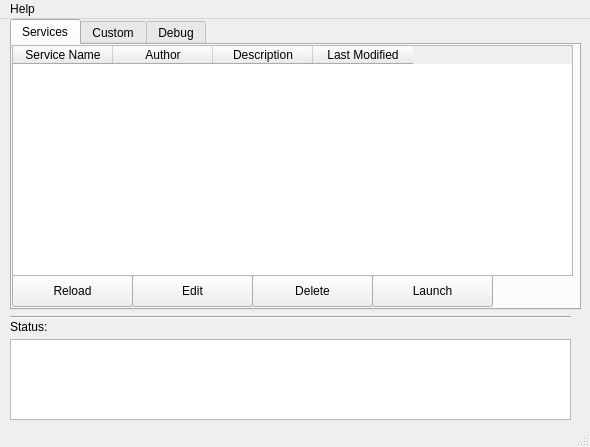
<?xml version="1.0" encoding="UTF-8"?>
<ui version="4.0">
 <class>MainWindow</class>
 <widget class="QMainWindow" name="MainWindow">
  <property name="geometry">
   <rect>
    <x>0</x>
    <y>0</y>
    <width>590</width>
    <height>447</height>
   </rect>
  </property>
  <property name="windowTitle">
   <string>Project Auxo - Mount Olympus</string>
  </property>
  <property name="unifiedTitleAndToolBarOnMac">
   <bool>false</bool>
  </property>
  <widget class="QWidget" name="centralwidget">
   <widget class="QTabWidget" name="tabWidget">
    <property name="geometry">
     <rect>
      <x>10</x>
      <y>0</y>
      <width>571</width>
      <height>291</height>
     </rect>
    </property>
    <property name="tabShape">
     <enum>QTabWidget::Rounded</enum>
    </property>
    <property name="currentIndex">
     <number>0</number>
    </property>
    <property name="elideMode">
     <enum>Qt::ElideRight</enum>
    </property>
    <property name="tabsClosable">
     <bool>false</bool>
    </property>
    <property name="movable">
     <bool>false</bool>
    </property>
    <property name="tabBarAutoHide">
     <bool>false</bool>
    </property>
    <widget class="QWidget" name="servicesTab">
     <attribute name="title">
      <string>Services</string>
     </attribute>
     <widget class="QPushButton" name="servicesReloadButton">
      <property name="geometry">
       <rect>
        <x>0</x>
        <y>230</y>
        <width>121</width>
        <height>32</height>
       </rect>
      </property>
      <property name="text">
       <string>Reload</string>
      </property>
     </widget>
     <widget class="QPushButton" name="servicesEditButton">
      <property name="geometry">
       <rect>
        <x>120</x>
        <y>230</y>
        <width>121</width>
        <height>32</height>
       </rect>
      </property>
      <property name="text">
       <string>Edit</string>
      </property>
     </widget>
     <widget class="QPushButton" name="servicesDeleteButton">
      <property name="geometry">
       <rect>
        <x>240</x>
        <y>230</y>
        <width>121</width>
        <height>32</height>
       </rect>
      </property>
      <property name="text">
       <string>Delete</string>
      </property>
     </widget>
     <widget class="QPushButton" name="servicesLaunchButton">
      <property name="geometry">
       <rect>
        <x>360</x>
        <y>230</y>
        <width>121</width>
        <height>32</height>
       </rect>
      </property>
      <property name="text">
       <string>Launch</string>
      </property>
     </widget>
     <widget class="QTableWidget" name="servicesTable">
      <property name="geometry">
       <rect>
        <x>0</x>
        <y>0</y>
        <width>561</width>
        <height>231</height>
       </rect>
      </property>
      <property name="sizePolicy">
       <sizepolicy hsizetype="Expanding" vsizetype="Expanding">
        <horstretch>0</horstretch>
        <verstretch>0</verstretch>
       </sizepolicy>
      </property>
      <property name="frameShape">
       <enum>QFrame::StyledPanel</enum>
      </property>
      <property name="sizeAdjustPolicy">
       <enum>QAbstractScrollArea::AdjustToContentsOnFirstShow</enum>
      </property>
      <property name="editTriggers">
       <set>QAbstractItemView::NoEditTriggers</set>
      </property>
      <property name="dragDropOverwriteMode">
       <bool>false</bool>
      </property>
      <property name="selectionMode">
       <enum>QAbstractItemView::SingleSelection</enum>
      </property>
      <property name="selectionBehavior">
       <enum>QAbstractItemView::SelectRows</enum>
      </property>
      <property name="horizontalScrollMode">
       <enum>QAbstractItemView::ScrollPerPixel</enum>
      </property>
      <property name="showGrid">
       <bool>true</bool>
      </property>
      <property name="gridStyle">
       <enum>Qt::SolidLine</enum>
      </property>
      <property name="rowCount">
       <number>0</number>
      </property>
      <attribute name="horizontalHeaderCascadingSectionResizes">
       <bool>false</bool>
      </attribute>
      <attribute name="horizontalHeaderStretchLastSection">
       <bool>false</bool>
      </attribute>
      <attribute name="verticalHeaderVisible">
       <bool>false</bool>
      </attribute>
      <attribute name="verticalHeaderCascadingSectionResizes">
       <bool>false</bool>
      </attribute>
      <attribute name="verticalHeaderStretchLastSection">
       <bool>false</bool>
      </attribute>
      <column>
       <property name="text">
        <string>Service Name</string>
       </property>
       <property name="textAlignment">
        <set>AlignCenter</set>
       </property>
      </column>
      <column>
       <property name="text">
        <string>Author</string>
       </property>
      </column>
      <column>
       <property name="text">
        <string>Description</string>
       </property>
      </column>
      <column>
       <property name="text">
        <string>Last Modified</string>
       </property>
      </column>
     </widget>
    </widget>
    <widget class="QWidget" name="customTab">
     <attribute name="title">
      <string>Custom</string>
     </attribute>
     <widget class="QFrame" name="frame">
      <property name="geometry">
       <rect>
        <x>0</x>
        <y>0</y>
        <width>271</width>
        <height>261</height>
       </rect>
      </property>
      <property name="frameShape">
       <enum>QFrame::StyledPanel</enum>
      </property>
      <property name="frameShadow">
       <enum>QFrame::Plain</enum>
      </property>
      <widget class="QWidget" name="formLayoutWidget">
       <property name="geometry">
        <rect>
         <x>0</x>
         <y>10</y>
         <width>271</width>
         <height>60</height>
        </rect>
       </property>
       <layout class="QFormLayout" name="formLayout">
        <property name="sizeConstraint">
         <enum>QLayout::SetDefaultConstraint</enum>
        </property>
        <property name="labelAlignment">
         <set>Qt::AlignLeading|Qt::AlignLeft|Qt::AlignVCenter</set>
        </property>
        <item row="0" column="0">
         <widget class="QLabel" name="serviceNameLabel">
          <property name="text">
           <string>Service Name:</string>
          </property>
         </widget>
        </item>
        <item row="1" column="0">
         <widget class="QLabel" name="authorLabel">
          <property name="text">
           <string>Author:</string>
          </property>
         </widget>
        </item>
        <item row="1" column="1">
         <widget class="QLineEdit" name="authorLineEdit"/>
        </item>
        <item row="0" column="1">
         <widget class="QLineEdit" name="serviceNameLineEdit"/>
        </item>
       </layout>
      </widget>
      <widget class="QLabel" name="descriptionLabel">
       <property name="geometry">
        <rect>
         <x>30</x>
         <y>70</y>
         <width>81</width>
         <height>16</height>
        </rect>
       </property>
       <property name="text">
        <string>Description:</string>
       </property>
      </widget>
      <widget class="QPlainTextEdit" name="descriptionPlainTextEdit">
       <property name="geometry">
        <rect>
         <x>10</x>
         <y>90</y>
         <width>251</width>
         <height>161</height>
        </rect>
       </property>
      </widget>
     </widget>
     <widget class="QFrame" name="frame_2">
      <property name="geometry">
       <rect>
        <x>300</x>
        <y>0</y>
        <width>261</width>
        <height>261</height>
       </rect>
      </property>
      <property name="frameShape">
       <enum>QFrame::StyledPanel</enum>
      </property>
      <property name="frameShadow">
       <enum>QFrame::Raised</enum>
      </property>
      <widget class="QTextEdit" name="agentLaunchFileTextEdit">
       <property name="geometry">
        <rect>
         <x>10</x>
         <y>40</y>
         <width>241</width>
         <height>171</height>
        </rect>
       </property>
      </widget>
      <widget class="QPushButton" name="agentGenerateButton">
       <property name="geometry">
        <rect>
         <x>0</x>
         <y>220</y>
         <width>260</width>
         <height>32</height>
        </rect>
       </property>
       <property name="text">
        <string>Generate</string>
       </property>
      </widget>
      <widget class="QLabel" name="agentLaunchFileLabel">
       <property name="geometry">
        <rect>
         <x>10</x>
         <y>10</y>
         <width>181</width>
         <height>16</height>
        </rect>
       </property>
       <property name="toolTip">
        <string>Use help to see the correct structure for this file</string>
       </property>
       <property name="text">
        <string>Agent Launch File (optional):</string>
       </property>
      </widget>
     </widget>
     <widget class="Line" name="line">
      <property name="geometry">
       <rect>
        <x>270</x>
        <y>0</y>
        <width>20</width>
        <height>261</height>
       </rect>
      </property>
      <property name="orientation">
       <enum>Qt::Vertical</enum>
      </property>
     </widget>
    </widget>
    <widget class="QWidget" name="debugTab">
     <attribute name="title">
      <string>Debug</string>
     </attribute>
     <widget class="QTextBrowser" name="debugTextBrowser">
      <property name="geometry">
       <rect>
        <x>0</x>
        <y>0</y>
        <width>561</width>
        <height>261</height>
       </rect>
      </property>
     </widget>
    </widget>
   </widget>
   <widget class="QTextBrowser" name="statusTextBrowser">
    <property name="geometry">
     <rect>
      <x>10</x>
      <y>320</y>
      <width>561</width>
      <height>81</height>
     </rect>
    </property>
   </widget>
   <widget class="QLabel" name="statusLabel">
    <property name="geometry">
     <rect>
      <x>10</x>
      <y>300</y>
      <width>60</width>
      <height>16</height>
     </rect>
    </property>
    <property name="text">
     <string>Status:</string>
    </property>
   </widget>
   <widget class="Line" name="line_2">
    <property name="geometry">
     <rect>
      <x>10</x>
      <y>290</y>
      <width>561</width>
      <height>16</height>
     </rect>
    </property>
    <property name="orientation">
     <enum>Qt::Horizontal</enum>
    </property>
   </widget>
  </widget>
  <widget class="QMenuBar" name="menubar">
   <property name="geometry">
    <rect>
     <x>0</x>
     <y>0</y>
     <width>590</width>
     <height>22</height>
    </rect>
   </property>
   <widget class="QMenu" name="menuAbout">
    <property name="title">
     <string>Help</string>
    </property>
    <addaction name="actionAbout"/>
    <addaction name="separator"/>
    <addaction name="actionServices"/>
    <addaction name="actionCustom"/>
    <addaction name="actionDebug"/>
   </widget>
   <addaction name="menuAbout"/>
  </widget>
  <widget class="QStatusBar" name="statusbar"/>
  <action name="actionAbout">
   <property name="text">
    <string>About</string>
   </property>
  </action>
  <action name="actionServices">
   <property name="text">
    <string>Services</string>
   </property>
  </action>
  <action name="actionCustom">
   <property name="text">
    <string>Custom</string>
   </property>
  </action>
  <action name="actionDebug">
   <property name="text">
    <string>Debug</string>
   </property>
  </action>
 </widget>
 <resources/>
 <connections>
  <connection>
   <sender>agentGenerateButton</sender>
   <signal>clicked()</signal>
   <receiver>MainWindow</receiver>
   <slot>servicesGenerateButtonPressed()</slot>
   <hints>
    <hint type="sourcelabel">
     <x>370</x>
     <y>281</y>
    </hint>
    <hint type="destinationlabel">
     <x>329</x>
     <y>314</y>
    </hint>
   </hints>
  </connection>
  <connection>
   <sender>agentGenerateButton</sender>
   <signal>clicked()</signal>
   <receiver>agentLaunchFileTextEdit</receiver>
   <slot>clear()</slot>
   <hints>
    <hint type="sourcelabel">
     <x>410</x>
     <y>280</y>
    </hint>
    <hint type="destinationlabel">
     <x>399</x>
     <y>198</y>
    </hint>
   </hints>
  </connection>
  <connection>
   <sender>agentGenerateButton</sender>
   <signal>clicked()</signal>
   <receiver>descriptionPlainTextEdit</receiver>
   <slot>clear()</slot>
   <hints>
    <hint type="sourcelabel">
     <x>459</x>
     <y>284</y>
    </hint>
    <hint type="destinationlabel">
     <x>189</x>
     <y>236</y>
    </hint>
   </hints>
  </connection>
  <connection>
   <sender>agentGenerateButton</sender>
   <signal>clicked()</signal>
   <receiver>authorLineEdit</receiver>
   <slot>clear()</slot>
   <hints>
    <hint type="sourcelabel">
     <x>494</x>
     <y>279</y>
    </hint>
    <hint type="destinationlabel">
     <x>202</x>
     <y>101</y>
    </hint>
   </hints>
  </connection>
  <connection>
   <sender>agentGenerateButton</sender>
   <signal>clicked()</signal>
   <receiver>serviceNameLineEdit</receiver>
   <slot>clear()</slot>
   <hints>
    <hint type="sourcelabel">
     <x>484</x>
     <y>275</y>
    </hint>
    <hint type="destinationlabel">
     <x>213</x>
     <y>72</y>
    </hint>
   </hints>
  </connection>
  <connection>
   <sender>servicesReloadButton</sender>
   <signal>clicked()</signal>
   <receiver>MainWindow</receiver>
   <slot>populateTable()</slot>
   <hints>
    <hint type="sourcelabel">
     <x>74</x>
     <y>295</y>
    </hint>
    <hint type="destinationlabel">
     <x>8</x>
     <y>328</y>
    </hint>
   </hints>
  </connection>
  <connection>
   <sender>servicesLaunchButton</sender>
   <signal>clicked()</signal>
   <receiver>MainWindow</receiver>
   <slot>launchServiceExe()</slot>
   <hints>
    <hint type="sourcelabel">
     <x>454</x>
     <y>291</y>
    </hint>
    <hint type="destinationlabel">
     <x>582</x>
     <y>332</y>
    </hint>
   </hints>
  </connection>
  <connection>
   <sender>servicesDeleteButton</sender>
   <signal>clicked()</signal>
   <receiver>MainWindow</receiver>
   <slot>deleteServiceExe()</slot>
   <hints>
    <hint type="sourcelabel">
     <x>311</x>
     <y>298</y>
    </hint>
    <hint type="destinationlabel">
     <x>376</x>
     <y>334</y>
    </hint>
   </hints>
  </connection>
  <connection>
   <sender>servicesEditButton</sender>
   <signal>clicked()</signal>
   <receiver>MainWindow</receiver>
   <slot>editServiceExe()</slot>
   <hints>
    <hint type="sourcelabel">
     <x>212</x>
     <y>297</y>
    </hint>
    <hint type="destinationlabel">
     <x>252</x>
     <y>329</y>
    </hint>
   </hints>
  </connection>
 </connections>
 <slots>
  <slot>servicesGenerateButtonPressed()</slot>
  <slot>populateTable()</slot>
  <slot>launchServiceExe()</slot>
  <slot>deleteServiceExe()</slot>
  <slot>editServiceExe()</slot>
 </slots>
</ui>
